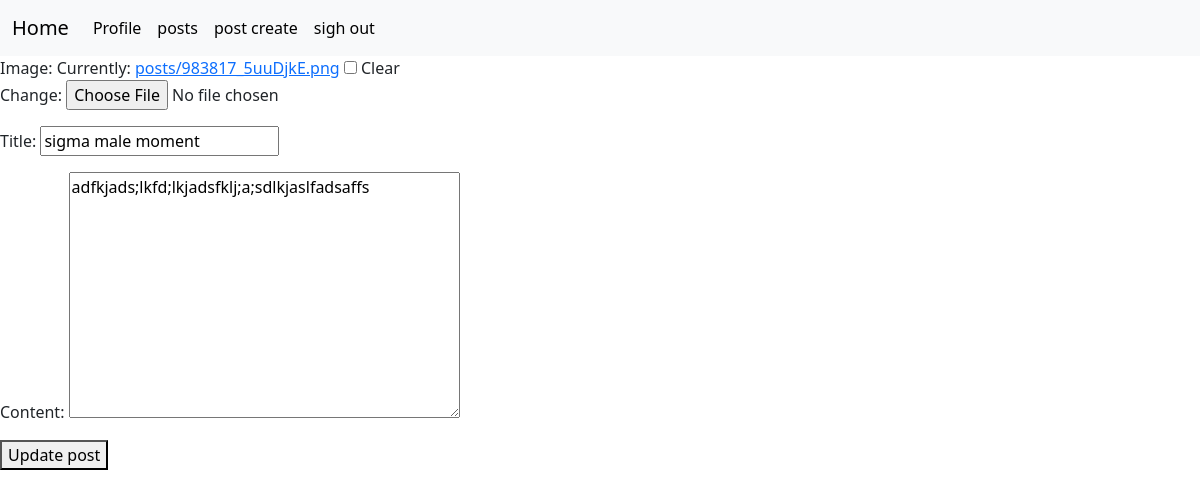
Screenshot of /posts/update/1/ (signed in) with the database file from the repository.
### posts/models.py (models this page shows, shortened)
class Post(models.Model):
    image = models.ImageField(upload_to = 'posts/', null=True, blank=True)
    title = models.CharField(max_length=100)
    content = models.TextField()
    rate = models.IntegerField(default=0)
    author = models.ForeignKey(User, on_delete=models.CASCADE, null=True, blank=True)
    created_at = models.DateTimeField(auto_now_add=True)
    updated_at = models.DateTimeField(auto_now=True)
    category = models.ForeignKey(Category, on_delete=models.CASCADE, related_name='posts', null=True, blank=True)
    tag = models.ManyToManyField(Tag, related_name='posts', blank=True, null=True)
    class Meta:
        verbose_name= ' post Esli ne ponimaesh uchi angl'
        verbose_name_plural = 'Posts'

### posts/views.py (the view, shortened to what this page needs)
# urls.py: path("posts/update/<int:id>/", views.post_update_view, name='post_update_view'),
@login_required(login_url='/login/')
def post_update_view(request, id):
    post = Post.objects.get(id=id)
    if request.method == 'GET':
        form = PostUpdateForm(instance=post)
        return render(request, 'posts/post_update.html', {'form': form})

### posts/forms.py (shortened to what this page needs)
class PostUpdateForm(forms.ModelForm):
    class Meta:
        model = Post
        fields = ['image','title', 'content']

### templates/posts/post_update.html (shortened to what this page needs)
{% extends 'components/navbar.html'%}
{% block content%}
<form action="" method="post" enctype="multipart/form-data">
    {{form.as_p}}
    <button type="submit"> Update post</button>
</form>
{% endblock %}

### rows the page displays
Post: title "sigma male moment", content "adfkjads;lkfd;lkjadsfklj;a;sdlkjaslfadsaffs"
